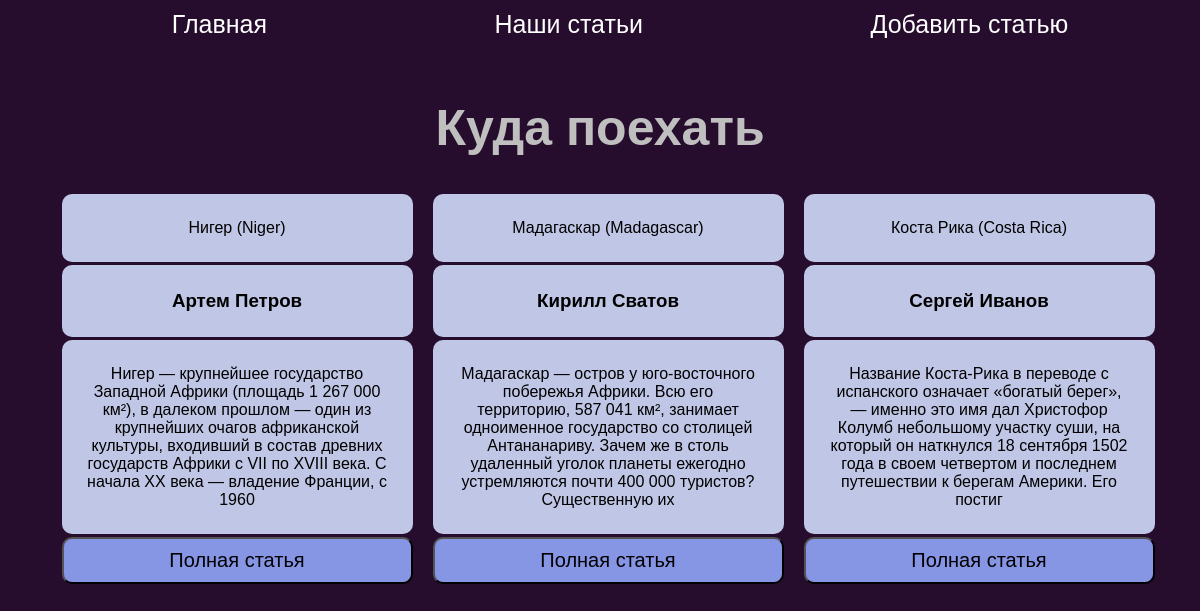
The page /articles on the database its author committed.
### tables this page shows
CREATE TABLE mainmenu(
id INTEGER PRIMARY KEY AUTOINCREMENT,
title TEXT NOT NULL,
url TEXT NOT NULL
);

CREATE TABLE posts(
id INTEGER PRIMARY KEY AUTOINCREMENT,
name TEXT NOT NULL,
author TEXT NOT NULL,
text TEXT NOT NULL
);

### flsite.py (the view)
@app.route("/articles")
def about():
    db = get_db()
    dbase = FDataBase(db)
    return render_template("articles.html", title="Наши статьи", menu=dbase.get_menu(), posts=dbase.get_post())

### FDataBase.py (called while the page is built)
    def get_menu(self):
        sql = 'SELECT * FROM mainmenu'
        try:
            self.__cur.execute(sql)
            res = self.__cur.fetchall()
            if res:
                return res
        except IOError:
            print("Ошибка чтения из базы данных")
        return []

    def get_post(self):
        try:
            self.__cur.execute(f"SELECT id, name, author, text FROM posts")
            res = self.__cur.fetchall()
            if res:
                return res
        except sqlite3.Error as e:
            print("Ошибка получения статьи за БД " + str(e))

### flsite.py (called while the page is built)
def connect_db():
    con = sqlite3.connect(app.config['DATABASE'])
    con.row_factory = sqlite3.Row
    return con

def get_db():
    if not hasattr(g, 'link_db'):
        g.link_db = connect_db()
    return g.link_db

### templates/articles.html
{% extends 'base.html' %}
{% block content %}
{{ super() }}
<h1 class="content_h1">Куда поехать</h1>
<div class="container">
    <div class="row content_text">
        {% for p in posts %}
        <div class="content_block">
            <p class="content_block_name">{{ p.name }}</p>
            <h3 class="content_block_author">{{ p.author }}</h3>
            <p class="content_block_text">{{ p.text[:250] }}</p>
            <a href="{{ url_for('show_post', id_post=p.id) }}"><input class="content_block_submit" type="submit" name="Полный текст"  value="Полная статья"></a>
        </div>
        {% endfor %}
    </div>
</div>
{% endblock %}

### templates/base.html (shortened to what this page needs)
<!DOCTYPE html>
<html lang="en">
<head>
    <link rel="stylesheet" href="{{ url_for('static', filename='css/style.css') }}">
</head>
<body>
{% block content %}
    {% block mainmenu %}
        <ul class="menu">
            {% for m in menu %}
            <li class="menu_li"><a class="menu_li_href" href="{{ m.url }}">{{ m.title }}</a></li>
            {% endfor %}
        </ul>
    {% endblock %}
{% endblock %}
</body>
</html>

### static/css/style.css (style rules this page uses)
body { background: #260c2d; font-family: Verdana, Geneva, Tahoma, sans-serif; }
.container { width: 1200px; padding-right: 15px; padding-left: 15px; margin-right: auto; margin-left: auto; box-sizing: border-box; }
.row { display: -webkit-flex; display: -ms-flex; display: flex; flex-wrap: wrap; justify-content: center; }
.menu { display: flex; justify-content: space-around; list-style: none; margin: 10px; }
.menu_li_href { color: #ffffff; text-decoration: none; font-size: 25px; }
.content_h1 { margin-top: 60px; color: #bfbfbf; text-align: center; font-size: 50px; }
.content_block { text-align: center; width: 30%; margin: 0px 10px 0px 10px; }
.content_block_name, .content_block_author, .content_block_text { background: #c0c6e5; border-radius: 10px; margin: 3px auto; padding: 25px; }
.content_block_submit { width: 100%; border-radius: 10px; background: #8695e4; padding: 10px; font-size: 20px; cursor: pointer; }

### rows shown on the page
mainmenu: title "Главная"
mainmenu: title "Наши статьи"
mainmenu: title "Добавить статью"
posts: name "Нигер (Niger)", author "Артем Петров", text "Нигер — крупнейшее государство Западной Африки (площадь 1 267 000 км²), в далеком прошлом — один из крупнейших очагов африканской культуры, входивший в состав древних государств Африки с VII по XVIII века. С начала XX века — владение Франции, с 1960"
posts: name "Мадагаскар (Madagascar)", author "Кирилл Сватов", text "Мадагаскар — остров у юго-восточного побережья Африки. Всю его территорию, 587 041 км², занимает одноименное государство со столицей Антананариву. Зачем же в столь удаленный уголок планеты ежегодно устремляются почти 400 000 туристов? Существенную их"
posts: name "Коста Рика (Costa Rica)", author "Сергей Иванов", text "Название Коста-Рика в переводе с испанского означает «богатый берег», — именно это имя дал Христофор Колумб небольшому участку суши, на который он наткнулся 18 сентября 1502 года в своем четвертом и последнем путешествии к берегам Америки. Его постиг"
